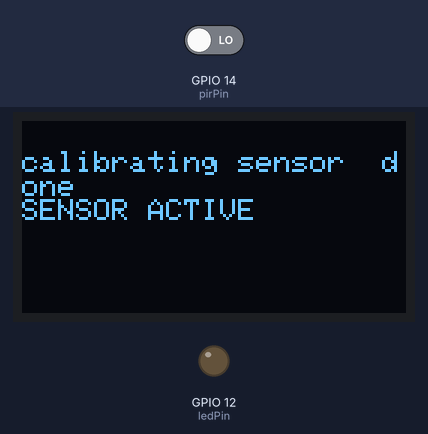
Bench run of a sketch on a simulated ESP8266 (NodeMCU). Parts: 128×64 one-colour display, output pins drawn as LEDs (lit = HIGH). Inputs (shaded band) come from the test bench; at power-on: GPIO 14 (pirPin) LOW. WiFi joins after 1.5 s; servers stay silent unless stated; the display library's start-up logo is not drawn; pins used as bus, display or sensor lines are not drawn; what the sketch prints to the serial monitor is not drawn.

Above: at 12.2 s.
At 17.5 s:
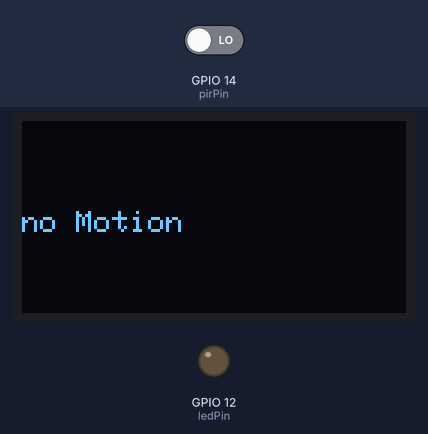
17.6 s: GPIO 14 (pirPin) driven HIGH
At 18.7 s:
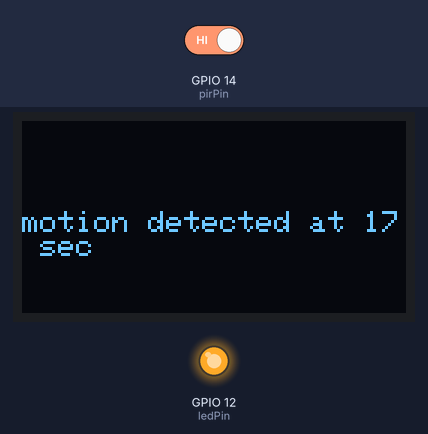
19.3 s: GPIO 14 (pirPin) driven LOW
At 31.4 s:
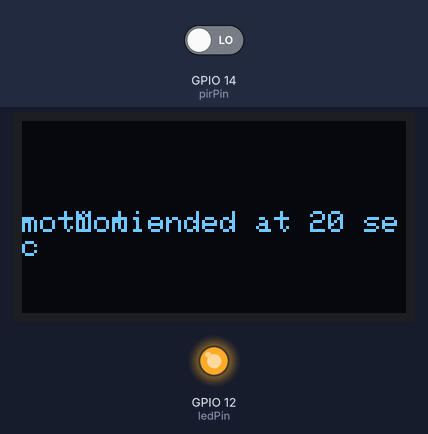
Timing chart, 0 to 31.7 s (numbered marks = the images above; inputs shaded):
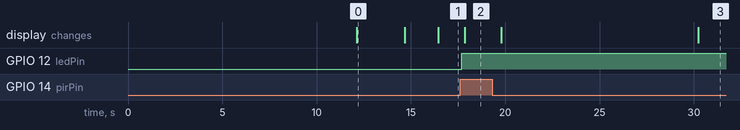

The sketch:

PIR_OLED_OTA_Node_Firebase_T2.ino
```cpp
#include <ESP8266WiFi.h>
#include <ESP8266mDNS.h>
#include <WiFiUdp.h>
#include <ArduinoOTA.h>
//needed for library
#include <DNSServer.h>
#include <ESP8266WebServer.h>
#include <WiFiManager.h>          //https://github.com/tzapu/WiFiManager
#include <WiFiClientSecure.h>
#include <FirebaseArduino.h>
// Set these to run example.
#define FIREBASE_HOST "fireapp-4c89b.firebaseio.com"
#define FIREBASE_AUTH "1GEnrAqlI4oKoBI1yAE2VIgBJ0hCf75xH5CUGB3Y"
#define LIGHT 12
//for LED status
#include <Ticker.h>
Ticker ticker;
//for OLED display
#include "Wire.h"
#include "Adafruit_GFX.h"
#include "Adafruit_SSD1306.h"
#define OLED_RESET LED_BUILTIN
Adafruit_SSD1306 display(OLED_RESET);
#if (SSD1306_LCDHEIGHT != 64)
#error("Height incorrect, please fix Adafruit_SSD1306.h!");
#endif
/////Wifi Config
char ssid[] = "lucky";
int status = WL_IDLE_STATUS;     // the Wifi radio's status
//const char* ssid = "lucky";
const char* password = "laxmish53";
#define led LED_BUILTIN
WiFiClientSecure client;
void tick()
{
  //toggle state
  int state = digitalRead(BUILTIN_LED);  // get the current state of GPIO1 pin
  digitalWrite(BUILTIN_LED, !state);     // set pin to the opposite state
}

//gets called when WiFiManager enters configuration mode
void configModeCallback (WiFiManager *myWiFiManager) {
  Serial.println("Entered config mode");
  Serial.println(WiFi.softAPIP());
  //if you used auto generated SSID, print it
  Serial.println(myWiFiManager->getConfigPortalSSID());
  //entered config mode, make led toggle faster
  ticker.attach(0.2, tick);
}
//the time we give the sensor to calibrate (10-60 secs according to the datasheet)
int calibrationTime = 10;

//the time when the sensor outputs a low impulse
long unsigned int lowIn;

//the amount of milliseconds the sensor has to be low
//before we assume all motion has stopped
long unsigned int pause = 10000;

boolean lockLow = true;
boolean takeLowTime;

// Variables for statechange will change:
int Counter = 0;   // counter for the number of state change
int State = 0;         // current state
int lastState = 0;     // previous state
const int numReadings = 10;
int readings[numReadings];      // the readings from the analog input
int readIndex = 0;              // the index of the current reading
int total = 0;
boolean EF = false;

int pirPin = 14;    //the digital pin connected to the PIR sensor's output
int ledPin = 12;
 //the time we give the sensor to calibrate (10-60 secs according to the datasheet)
boolean obj;
int objval;

/////////////////////////////
//SETUP
void setup(){
  Serial.begin (115200);
  // by default, we'll generate the high voltage from the 3.3v line internally! (neat!)
  display.begin(SSD1306_SWITCHCAPVCC, 0x3c);  // initialize with the I2C addr 0x3D (for the 128x64)
  display.display();
  delay(2000);
  // Clear the buffer.
  display.clearDisplay();
  pinMode(pirPin, INPUT);
  pinMode(ledPin, OUTPUT);
  digitalWrite(pirPin, LOW);

  //give the sensor some time to calibrate
    display.setTextSize(1);
  display.setTextColor(WHITE);
  display.setCursor(0,10);
  display.print("calibrating sensor ");
  Serial.print("calibrating sensor ");
    for(int i = 0; i < calibrationTime; i++){
      Serial.print(".");
      delay(1000);
      }
    Serial.println(" done");
    Serial.println("SENSOR ACTIVE");
    delay(50);
      display.println(" done");
      EF = false;
    display.println("SENSOR ACTIVE");
  display.display();
  delay(1000);
  display.clearDisplay();
  if(EF == false)
{
  Serial.println("Booting");
  Serial.print("Connecting Wifi: ");
  WiFi.mode(WIFI_STA);

  //set led pin as output
  pinMode(BUILTIN_LED, OUTPUT);
  // start ticker with 0.5 because we start in AP mode and try to connect
  ticker.attach(0.6, tick);

  //WiFiManager
  //Local intialization. Once its business is done, there is no need to keep it around
  WiFiManager wifiManager;
  //reset settings - for testing
  //wifiManager.resetSettings();

  //set callback that gets called when connecting to previous WiFi fails, and enters Access Point mode
  wifiManager.setAPCallback(configModeCallback);

  //fetches ssid and pass and tries to connect
  //if it does not connect it starts an access point with the specified name
  //here  "AutoConnectAP"
  //and goes into a blocking loop awaiting configuration
  if (!wifiManager.autoConnect()) {
    Serial.println("failed to connect and hit timeout");
    //reset and try again, or maybe put it to deep sleep
    ESP.reset();
    delay(1000);
  }

  //if you get here you have connected to the WiFi
  Serial.println("Connected to Wifi :)");
  ticker.detach();
  //keep LED on
  digitalWrite(BUILTIN_LED, LOW);

  // Port defaults to 8266
  // ArduinoOTA.setPort(8266);

  // Hostname defaults to esp8266-[ChipID]
  // ArduinoOTA.setHostname("myesp8266");

  // No authentication by default
  // ArduinoOTA.setPassword((const char *)"123");

  ArduinoOTA.onStart([]() {
    Serial.println("Start");
  });
  ArduinoOTA.onEnd([]() {
    Serial.println("\nEnd");
  });
  ArduinoOTA.onProgress([](unsigned int progress, unsigned int total) {
    Serial.printf("Progress: %u%%\r", (progress / (total / 100)));
  });
  ArduinoOTA.onError([](ota_error_t error) {
    Serial.printf("Error[%u]: ", error);
    if (error == OTA_AUTH_ERROR) Serial.println("Auth Failed");
    else if (error == OTA_BEGIN_ERROR) Serial.println("Begin Failed");
    else if (error == OTA_CONNECT_ERROR) Serial.println("Connect Failed");
    else if (error == OTA_RECEIVE_ERROR) Serial.println("Receive Failed");
    else if (error == OTA_END_ERROR) Serial.println("End Failed");
  });
  ArduinoOTA.begin();
 Serial.println("");
  Serial.println("WiFi connected");
 String my_ssid = WiFi.SSID();
 Serial.print("SSID: ");
  Serial.println(my_ssid);
  Serial.println("IP address: ");
  IPAddress my_ip = WiFi.localIP();
  Serial.println(my_ip);
display.setTextSize(1);
  display.setTextColor(WHITE);
  display.setCursor(0,10);
  display.println("WiFi connected");
  display.print("SSID: ");
  display.println(my_ssid);
  display.println("IP address: ");
  display.println(my_ip);
  display.display();
  delay(500);
  display.clearDisplay();
   Firebase.begin(FIREBASE_HOST, FIREBASE_AUTH);
  Firebase.setString("PIR_Sensor Status", "To be updated");
  // handle error
  if (Firebase.failed()) {
      Serial.print("setting /message failed:");
      Serial.println(Firebase.error());
      return;
  }
delay(1000);}
else
  {
     Serial.println("Kindly check Sensor ");
  display.setTextSize(1);
  display.setTextColor(WHITE);
  display.setCursor(0,10);
  display.println("Kindly check Sensor ");
  display.display();
  delay(500);
  display.clearDisplay();}
}

////////////////////////////
//LOOP
void loop(){
 ArduinoOTA.handle();
       if(EF == false)
  {
   ArduinoOTA.handle();
    delay(100);
    // clear the screen
  Motiondetect();
  ReadState();
  delay(1000);}
  else
  {  Serial.println("Kindly check Sensor ");
  display.setTextSize(1);
  display.setTextColor(WHITE);
  display.setCursor(0,10);
  display.println("Kindly check Sensor ");
  display.display();
  delay(500);
  display.clearDisplay();}
  }
```

Readstate.ino
```cpp
void ReadState(){
  // read the pushbutton input pin:
  State = objval;
  // subtract the last reading:
  total = total - readings[readIndex];
  // read from the sensor:
  readings[readIndex] = State;
  // add the reading to the total:
  total = total + readings[readIndex];
  // advance to the next position in the array:
  readIndex = readIndex + 1;
int stable =total / numReadings;
  // if we're at the end of the array...
  if (readIndex >= numReadings) {
    readIndex = 0;
  }
  // compare the buttonState to its previous state
  if (State != lastState) {
    // if the state has changed, increment the counter
    if (State == 1) {
      // if the current state is HIGH then the button
      // wend from off to on:
      Counter++;
      Serial.println("Movement");
      Serial.print("number of state change:  ");
      Serial.println(Counter);
    } else {
      // if the current state is LOW then the button
      // wend from on to off:
      Serial.println("off");
    }
    // Delay a little bit to avoid bouncing
    delay(50);
    for(int i=0; i<10; i++)
    {
      Serial.print(readings[i]);
      Serial.print(" ");
    }
  }
  // save the current state as the last state,
  //for next time through the loop
  lastState = State;
  if(stable == 1)
  {Firebase.setString("PIR_Sensor Status", "Room is Occupied");}
  else if(stable == 0){Firebase.setString("PIR_Sensor Status", "Room is not Occupied");}
  else{}
  }
```

motiondetect.ino
```cpp
void Motiondetect()
{
if(digitalRead(pirPin) == HIGH){
       digitalWrite(ledPin, HIGH);   //the led visualizes the sensors output pin state
      if(lockLow){
         //makes sure we wait for a transition to LOW before any further output is made:
         lockLow = false;
         Serial.println("---");
         Serial.print("motion detected at ");
         Serial.print(millis()/1000);
         Serial.println(" sec");
         int stsec = millis()/1000;
           Firebase.setString("PIR_Sensor Status", "Motion started at "+ String(stsec) +" sec");
           display.clearDisplay();
      display.setTextSize(1);
  display.setTextColor(WHITE);
  display.setCursor(0,30);
      display.print("motion detected at ");
         display.print(millis()/1000);
         display.println(" sec");
      display.display();
      delay(500);
      display.clearDisplay();
         }
         takeLowTime = true;
         delay(100);

         Serial.println("");
         obj = true;
    objval = 1;
}
  else {
    Serial.println("No Motion");
      display.clearDisplay();
      display.setTextSize(1);
  display.setTextColor(WHITE);
  display.setCursor(0,30);
      display.println("no Motion");
      display.display();
    obj = false;
    objval = 0;
    digitalWrite(led, LOW);  //the led visualizes the sensors output pin state

       if(takeLowTime){
        lowIn = millis();          //save the time of the transition from high to LOW
        takeLowTime = false;       //make sure this is only done at the start of a LOW phase
        }
       //if the sensor is low for more than the given pause,
       //we assume that no more motion is going to happen
       if(!lockLow && millis() - lowIn > pause)
       {
        //makes sure this block of code is only executed again after
           //a new motion sequence has been detected
           lockLow = true;
           Serial.print("motion ended at ");      //output
           Serial.print((millis() - pause)/1000);
           Serial.println(" sec");
 int endsec = (millis() - pause)/1000;
           Firebase.setString("PIR_Sensor Status", "Motion ended at "+ String(endsec) +" sec");
      display.setTextSize(1);
  display.setTextColor(WHITE);
  display.setCursor(0,30);
     display.print("motion ended at ");      //output
           display.print((millis() - pause)/1000);
           display.println(" sec");
      display.display();
      delay(500);
      display.clearDisplay();


         }
       }
}
```

Measured:
- after the input at 17.6 s, GPIO 12 (ledPin): LOW → HIGH after 0.09 s; the display: changes after 0.26 s (image 2)
- after the input at 19.3 s, the display: first changes after 0.49 s (image 3 shows a later state)
- what the display in image 0 shows lasts 2.6 s, from 12.1 s to 14.7 s
